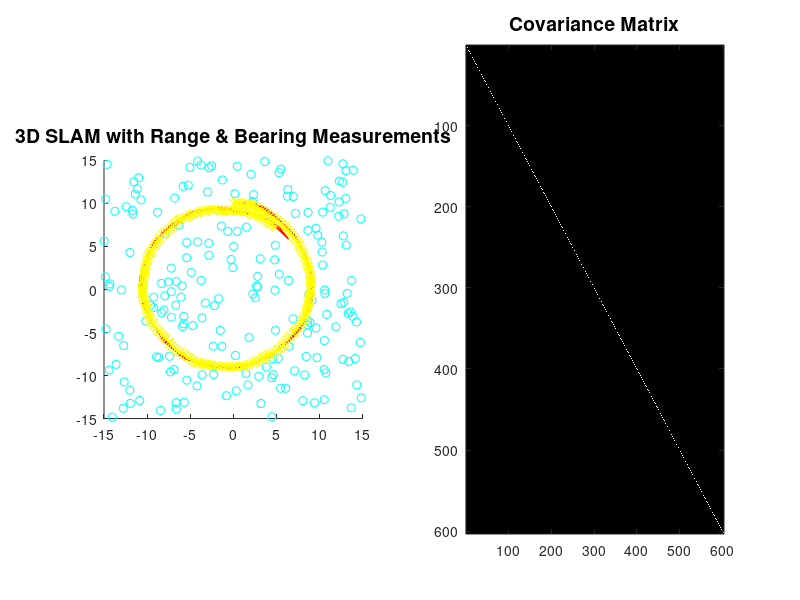

Write the MATLAB code that produced this figure.
function kinectSLAM3D()
%% Parameter Declarations
% Time Params
runTime = 22;  % End time (seconds)
dt = 0.1; % Time step (seconds)
T = 0:dt:runTime; % Time vector

% Vehicle Params
wheelbase = 0.5; 
kinectHeight = 1;
kinectDistFromFrontWheel = 0.25;

% Measurement Model Params (for 3D laser scanner)
maxRange = 6;
maxAzimuth = deg2rad(70)/2;
maxAltitude = deg2rad(45)/2;

% Measurement Noise
measNoiseCov = [0.08^2 0 0; 
                0 0.01^2 0;
                0 0 0.01^2];
measPerFeature = length(measNoiseCov);


% Vehicle Motion Disturbance
motionDistCov = [  0.05^2 0 0; 
                    0 0.05^2 0; 
                    0 0 0.01^2];
vehicleStateNum = length(motionDistCov);

% Control Signals
steerAngle = deg2rad(3)*ones(1, length(T)); % steering control signal
speed = 3*ones(1,length(T)); % commanded speed

%% Feature Generation
featureNum = 200; featureDistParam = 30; maxFeatureHeight = 2;
map = featureDistParam*rand(2,featureNum);
map(1,:) = map(1,:)-featureDistParam/2; 
map(2,:) = map(2,:)-featureDistParam/2; 
map(3,:) = maxFeatureHeight*rand(1,featureNum);
isNewFeature = ones(featureNum,1);

%% Simulation Initializations
initialState = [0 10 0]';
trueState = zeros(vehicleStateNum,length(T)); % State history 
trueState(:,1) = initialState;
fullStateNum = vehicleStateNum+measPerFeature*featureNum; % # of SLAM states
meas = zeros(measPerFeature*featureNum,length(T)); % Measurement history

% Prior over vehicle state
vehiclePrior = [0 0 0]';
vehiclePriorCov = 0.00000000001*eye(3);

% Prior over feature map
mapPrior = zeros(measPerFeature*featureNum,1);
mapPriorCov = 100*eye(measPerFeature*featureNum);

% Initial Full State Belief and Covariance
mu = [vehiclePrior; mapPrior];
S = [vehiclePriorCov zeros(vehicleStateNum,measPerFeature*featureNum);
    zeros(measPerFeature*featureNum,vehicleStateNum) mapPriorCov];

mu_S = zeros(fullStateNum,length(T)); % Belief history
mu_S(:,1) = mu; % Initial belief

%% Main Loop
for t=2:length(T)
    %% Simulation
    % Generate a disturbance
    motionDisturbance = mvnrnd([0 0 0], motionDistCov)';

    % Position update
    trueState(1,t) = trueState(1,t-1) + dt*speed(t)*cos(trueState(3,t-1));
    trueState(2,t) = trueState(2,t-1) + dt*speed(t)*sin(trueState(3,t-1));
    trueState(3,t) = trueState(3,t-1) - dt*speed(t)*(tan(steerAngle(t))/wheelbase);

    trueState(:,t) = trueState(:,t) + motionDisturbance;
    
    %% Estimation
    % Using Extended Kalman Filter SLAM
    
    %% Plotting
    figure(1);
    subplot(1,2,1); hold on; 
    if t == 2
        % only plot the trees on the first iteration of the main loop
        plot(map(1,:),map(2,:),'oc');
    end
    % add the newest part of the vehicle path to the plot
    plot(trueState(1,t-1:t),trueState(2,t-1:t), 'yx--');
    % show the true heading of the robot
    yaw = trueState(3,t); pl = 2; % pointer length
    plot([trueState(1,t) trueState(1,t)+pl*cos(yaw)],[trueState(2,t) trueState(2,t)+pl*sin(yaw)], 'r-')

    axis equal; axis([-15 15 -15 15]);
    title('3D SLAM with Range & Bearing Measurements','FontSize',14);
    
    subplot(1,2,2);
    image(S);
    colormap('gray');
    title('Covariance Matrix','FontSize',14);
end

% %% Figure Generation for Final Results
% % Trajectory figure
% figure(2);clf; hold on;
% % initial location marker
% plot(trueState(1,1),trueState(2,1),'gd','MarkerSize',10,'MarkerFaceColor','g');
% % plot the entire path
% plot(trueState(1,:),trueState(2,:),'r');
% plot(map(1,:),map(2,:),'oc');
% xlabel('X [m]','FontSize',14)
% ylabel('Y [m]','FontSize',14)
% title('Vehicle Trajectory','FontSize',14)
% axis equal
end

function inView = isInView(feature,vehicleState, maxRange, azimuthMax, altitudeMax)
% Returns 1 if a feature is within the FoV of the 3D scanner
dx = feature(1)-vehicleState(1);
dy = feature(2)-vehicleState(2);
dz = feature(3)-vehicleState(3);

range = sqrt(dx^2+dy^2+dz^2);
azimuthAngle = wrapToPi(atan2(dy,dx)-vehicleState(3));
altitudeAngle = wrapToPi(atan2(dz,dx));

if ((range<maxRange) && (abs(azimuthAngle)<azimuthMax) && (abs(altitudeAngle)<altitudeMax))
    inView = 1;
else
    inView = 0;
end
end


